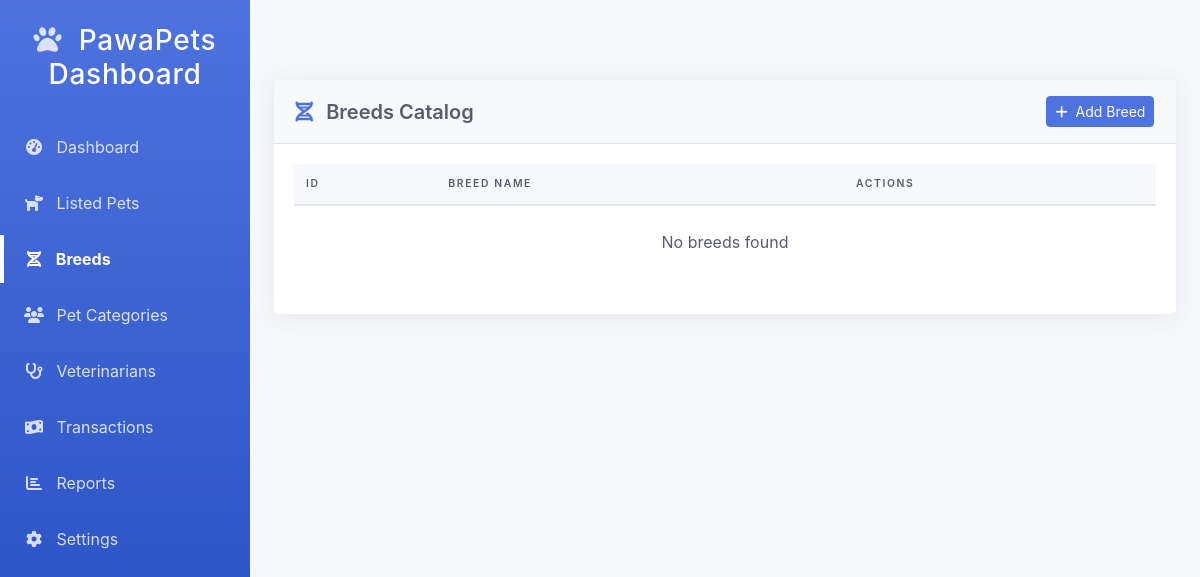
The app's page /Admin/breeds.php (signed in), older data.
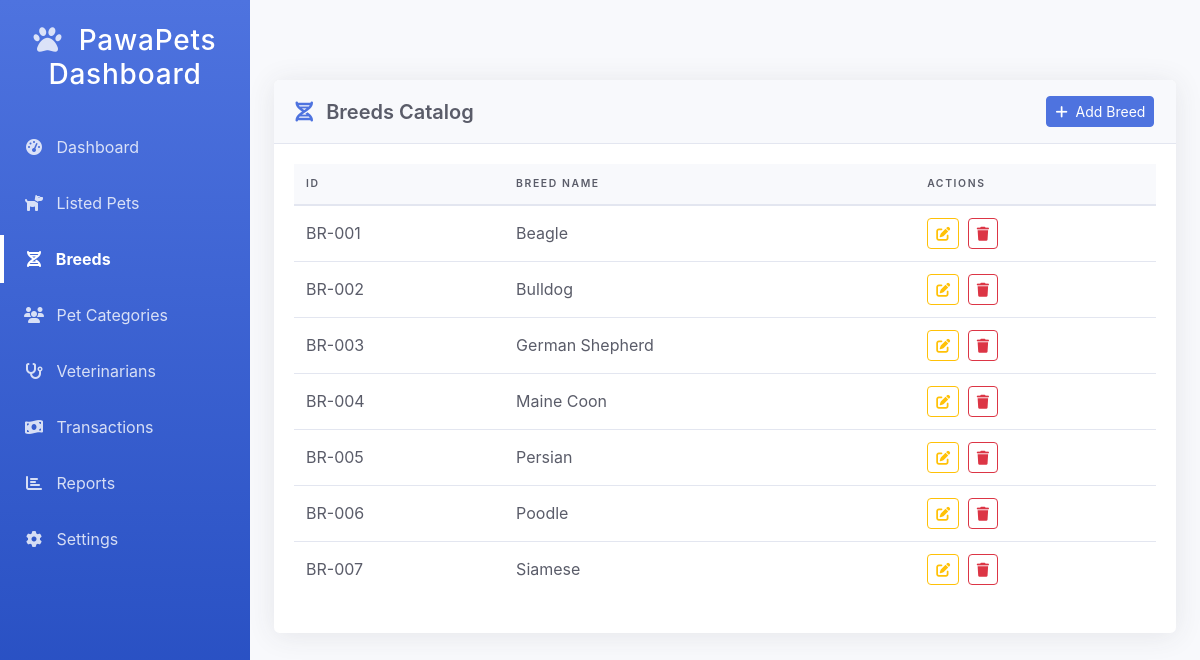
The same page, newer data.
### tables this page shows
CREATE TABLE `puppy_breed` (
  `breed_id` int(11) NOT NULL,
  `breed_name` varchar(100) NOT NULL
);

### Admin/breeds.php (the view, shortened to what this page needs)
<?php
include('../Includes/conn.php');
$breeds = $con->query("SELECT * FROM puppy_breed ORDER BY breed_name ASC");
?>
<!DOCTYPE html>
<html lang="en">
<head>
    <link href="https://cdn.jsdelivr.net/npm/bootstrap@5.3.0/dist/css/bootstrap.min.css" rel="stylesheet">
    <link rel="stylesheet" href="https://cdnjs.cloudflare.com/ajax/libs/font-awesome/6.4.0/css/all.min.css">
</head>
<body>
    <div class="admin-container">
        <aside class="admin-sidebar">
            <div class="sidebar-brand">
                <h3><i class="fas fa-paw me-2"></i> PawaPets Dashboard</h3>
            </div>
            <ul class="sidebar-menu">
                <li><a href="dashboard.php"><i class="fas fa-tachometer-alt me-2"></i> Dashboard</a></li>
                <li><a href="listed-pets.php"><i class="fas fa-dog me-2"></i> Listed Pets</a></li>
                <li class="active"><a href="breeds.php"><i class="fas fa-dna me-2"></i> Breeds</a></li>
                <li><a href="listed-categories.php"><i class="fas fa-users me-2"></i> Pet Categories</a></li>
                <li><a href="vets.html"><i class="fas fa-stethoscope me-2"></i> Veterinarians</a></li>
                <li><a href="transactions.html"><i class="fas fa-money-bill-wave me-2"></i> Transactions</a></li>
                <li><a href="reports.html"><i class="fas fa-chart-bar me-2"></i> Reports</a></li>
                <li><a href="settings.html"><i class="fas fa-cog me-2"></i> Settings</a></li>
            </ul>
        </aside>
        <main class="admin-main">
            <div class="admin-card">
                <div class="card-header">
                    <h5 class="mb-0"><i class="fas fa-dna me-2"></i> Breeds Catalog</h5>
                    <div>
                        <button class="btn btn-sm btn-primary" data-bs-toggle="modal" data-bs-target="#addBreedModal">
                            <i class="fas fa-plus me-1"></i> Add Breed
                        </button>
                    </div>
                </div>
                <div class="card-body">
                    <div class="table-responsive">
                        <table class="admin-table">
                            <thead>
                                <tr>
                                    <th>ID</th>
                                    <th>Breed Name</th>
                                    <th>Actions</th>
                                </tr>
                            </thead>
                            <tbody>
                                <?php if($breeds->num_rows > 0): ?>
                                    <?php $count = 1; ?>
                                    <?php while($breed = $breeds->fetch_assoc()): ?>
                                        <tr>
                                            <td>BR-<?= str_pad($count++, 3, '0', STR_PAD_LEFT) ?></td>
                                            <td><?= htmlspecialchars($breed['breed_name']) ?></td>
                                            <td>
                                                <button class="btn btn-sm btn-outline-warning me-1 edit-breed"
                                                        data-id="<?= $breed['breed_id'] ?>"
                                                        data-name="<?= htmlspecialchars($breed['breed_name']) ?>">
                                                    <i class="fas fa-edit"></i>
                                                </button>
                                                <a href="breeds.php?delete=<?= $breed['breed_id'] ?>"
                                                   class="btn btn-sm btn-outline-danger"
                                                   onclick="return confirm('Are you sure you want to delete this breed?')">
                                                    <i class="fas fa-trash"></i>
                                                </a>
                                            </td>
                                        </tr>
                                    <?php endwhile; ?>
                                <?php else: ?>
                                    <tr>
                                        <td colspan="3" class="text-center py-4">No breeds found</td>
                                    </tr>
                                <?php endif; ?>
                            </tbody>
                        </table>
                    </div>
                </div>
            </div>
        </main>
    </div>
</body>
</html>

### Admin/breeds.php (style rules this page uses)
:root { --primary-color: #4e73df; --primary-hover: #2e59d9; --secondary-color: #858796; --success-color: #1cc88a; --info-color: #36b9cc; --warning-color: #f6c23e; --danger-color: #e74a3b; --light-color: #f8f9fc; --dark-color: #5a5c69; }
body { font-family: 'Nunito', -apple-system, BlinkMacSystemFont, 'Segoe UI', Roboto, 'Helvetica Neue', Arial, sans-serif; background-color: #f8f9fc; overflow-x: hidden; }
.admin-container { display: flex; min-height: 100vh; }
.admin-sidebar { width: 250px; background: linear-gradient(180deg, var(--primary-color) 0%, #224abe 100%); color: white; transition: all 0.3s; position: fixed; height: 100vh; z-index: 1000; }
.sidebar-brand { padding: 1.5rem 1rem; font-weight: 800; font-size: 1.2rem; text-align: center; letter-spacing: 0.05rem; z-index: 1; }
.sidebar-brand i { color: rgba(255, 255, 255, 0.8); }
.sidebar-menu { padding: 0; list-style: none; }
.sidebar-menu li { position: relative; margin-bottom: 0.5rem; }
.sidebar-menu li a { display: block; padding: 0.75rem 1.5rem; color: rgba(255, 255, 255, 0.8); text-decoration: none; transition: all 0.3s; }
.sidebar-menu li a i { width: 20px; text-align: center; }
.sidebar-menu li.active a { color: white; font-weight: 700; }
.sidebar-menu li.active::before { content: ""; position: absolute; left: 0; top: 0; height: 100%; width: 4px; background-color: white; }
.admin-main { flex: 1; padding: 1.5rem; margin-top: 56px; margin-left: 250px; min-height: calc(100vh - 56px); }
.admin-card { background-color: white; border-radius: 0.35rem; box-shadow: 0 0.15rem 1.75rem 0 rgba(58, 59, 69, 0.1); margin-bottom: 1.5rem; }
.card-header { padding: 1rem 1.35rem; background-color: #f8f9fc; border-bottom: 1px solid #e3e6f0; display: flex; align-items: center; justify-content: space-between; border-radius: 0.35rem 0.35rem 0 0 !important; }
.card-header h5 { margin: 0; font-weight: 600; color: var(--dark-color); }
.card-header h5 i { color: var(--primary-color); }
.card-body { padding: 1.25rem; }
.admin-table { width: 100%; margin-bottom: 1rem; color: var(--dark-color); }
.admin-table thead th { vertical-align: bottom; border-bottom: 2px solid #e3e6f0; padding: 0.75rem; background-color: #f8f9fc; font-weight: 600; text-transform: uppercase; font-size: 0.65rem; letter-spacing: 0.1rem; }
.admin-table tbody td { padding: 0.75rem; vertical-align: middle; border-top: 1px solid #e3e6f0; }
.btn-primary { background-color: var(--primary-color); border-color: var(--primary-color); }

Row changes from the older to the newer data that the page shows:
added puppy_breed: count "001", breed_name "Beagle"
added puppy_breed: count "002", breed_name "Bulldog"
added puppy_breed: count "003", breed_name "German Shepherd"
added puppy_breed: count "004", breed_name "Maine Coon"
added puppy_breed: count "005", breed_name "Persian"
added puppy_breed: count "006", breed_name "Poodle"
added puppy_breed: count "007", breed_name "Siamese"
Text that changed along with them:
text no longer shown: "No breeds found"
